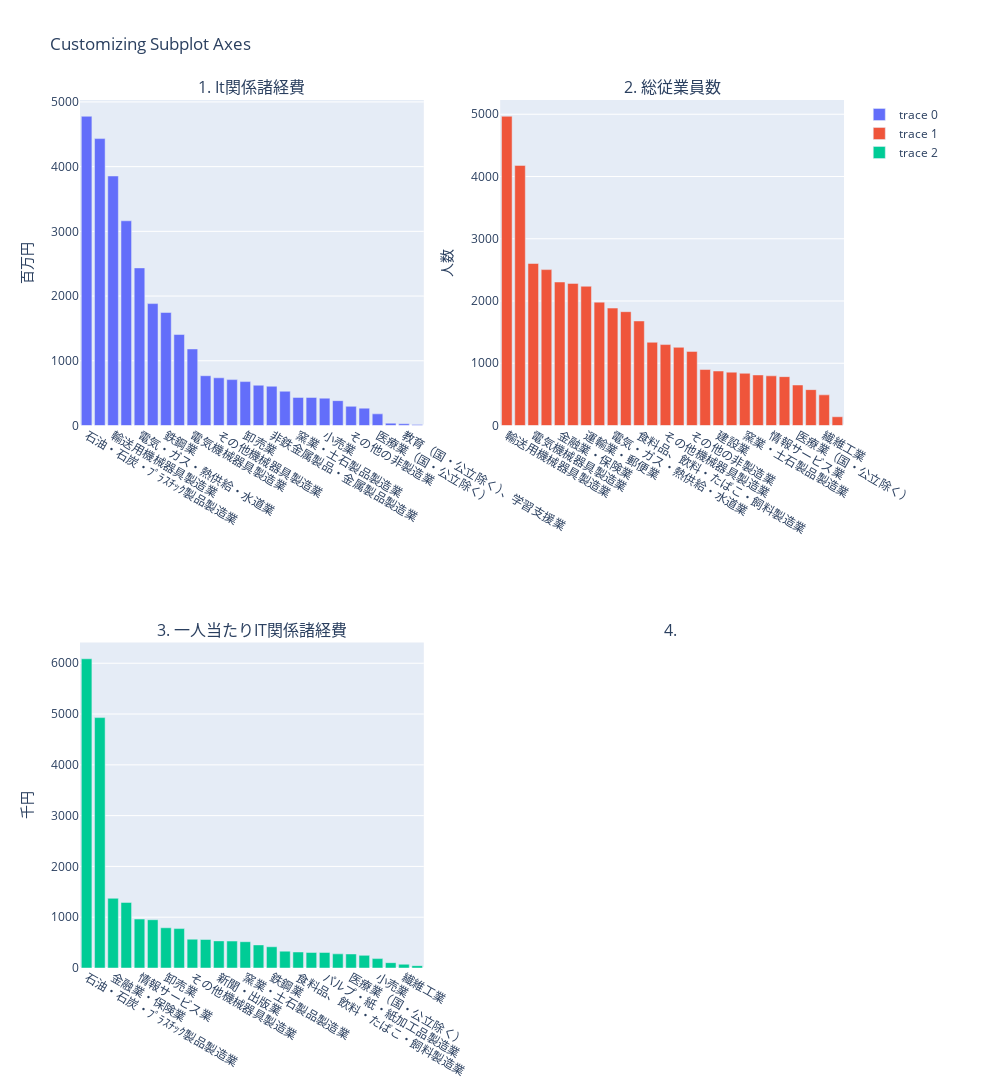

Notebook cell for this chart:
### Code cell
uriage_fig= make_subplots(rows=2, cols=2,
                          #column_widths=[0.7, 0.3],
                          subplot_titles=("1. It関係諸経費", "2. 総従業員数", "3. 一人当たりIT関係諸経費", "4. "),
                          #specs=[[{"secondary_y":True},{"secondary_y": True}],[{"secondary_y":True},{"secondary_y": True}]]
                         ) 

uriage_fig.update_layout(title_text="table1 総従業員数とIT関係諸経費", height=1100,width=1000)


#可視化必要データへ整形
df_v4_1tbl_melt_invst = df_v4_1tbl_melt[df_v4_1tbl_melt['groupe']=='IT関係諸経費合計（百万円）']
#layout_updateで1つ目のみしかソートできないので、データをソートしてしまう。
df_v4_1tbl_melt_invst = df_v4_1tbl_melt_invst.sort_values('value',ascending=False)

#可視化必要データへ整形
df_v4_1tbl_melt_employee = df_v4_1tbl_melt[df_v4_1tbl_melt['groupe']=='総従業者数（人）']
#layout_updateで1つ目のみしかソートできないので、データをソートしてしまう。
df_v4_1tbl_melt_employee = df_v4_1tbl_melt_employee.sort_values('value',ascending=False)

#可視化必要データへ整形
df_v4_1tbl_melt_invst_perone = df_v4_1tbl_melt[df_v4_1tbl_melt['groupe']=='従業者一人当たりIT関係諸経費（千円）']
#layout_updateで1つ目のみしかソートできないので、データをソートしてしまう。
df_v4_1tbl_melt_invst_perone = df_v4_1tbl_melt_invst_perone.sort_values('value',ascending=False)





# uriage_fig.add_trace(go.Bar(x = df_v4_1tbl_melt['業種別'],y=df_v4_1tbl_melt['value']),row=1, col=1)
# uriage_fig.add_trace(go.Scatter(x = df_uriage.index,y=df_uriage['総資産'],name="総資産",),row=1, col=1,secondary_y=True)
# uriage_fig.add_trace(go.Scatter(x = df_uriage.index,y=df_uriage['純資産'],name="純資産"),row=1, col=1,secondary_y=True)

#subplots 1-1
uriage_fig.add_trace(go.Bar(x = df_v4_1tbl_melt_invst['業種別'],y=df_v4_1tbl_melt_invst['value'],),row=1, col=1)

#subplots 1-2
uriage_fig.add_trace(go.Bar(x = df_v4_1tbl_melt_employee['業種別'],y=df_v4_1tbl_melt_employee['value']),row=1, col=2)

#subplots 2-1
uriage_fig.add_trace(go.Bar(x = df_v4_1tbl_melt_invst_perone['業種別'],y=df_v4_1tbl_melt_invst_perone['value']),row=2, col=1)


#subplots 2-2



#データを並び替え 1つ目のグラフのみしかソートできないので、使わない。。。
#uriage_fig.update_layout(xaxis={'categoryorder':'total descending'})

#layout
uriage_fig.update_yaxes(title="百万円",row=1, col=1)
uriage_fig.update_yaxes(title="人数", row=1, col=2)
uriage_fig.update_yaxes(title="千円",row=2, col=1)

#IT投資が大きい業種は、プラスチック製造業、映像メディア放送、輸送用機械、金融保険、エネルギーインフラ、鉄、化学あたり
#一人あたりのIT投資とすると、輸送用機械・鉄・化学は落ちる。
#仮説 輸送用機械・鉄・化学は人が多い。やはり人作業が多くIT化も進んでいなさそう。今後は、可能性はIT化を進める可能性はあるってことか？

### Figure 1 — Plotly figure (JSON) as saved in the notebook; plotly's stock layout.template omitted (floating-point values rounded to 4 significant figures)
{"data": [{"type": "bar", "x": ["石油・石炭・ﾌﾟﾗｽﾁｯｸ製品製造業", "映像・音声情報制作・放送・通信業", "輸送用機械器具製造業", "金融業・保険業", "電気・ガス・熱供給・水道業", "情報通信機械器具製造業", "鉄鋼業", "化学工業", "電気機械器具製造業", "情報サービス業", "その他機械器具製造業", "その他の製造業", "卸売業", "運輸業・郵便業", "非鉄金属製品・金属製品製造業", "食料品、飲料・たばこ・飼料製造業", "窯業・土石製品製造業", "新聞・出版業", "小売業", "パルプ・紙・紙加工品製造業", "その他の非製造業", "建設業", "医療業（国・公立除く）", "繊維工業", "教育（国・公立除く）、学習支援業", "農林漁業・同協同組合、鉱業"], "xaxis": "x", "y": [4778.0, 4433.0, 3856.0, 3163.0, 2435.0, 1884.0, 1746.0, 1406.0, 1182.0, 769.0, 737.0, 709.1, 678.5, 622.5, 606.7, 529.3, 434.1, 433.6, 422.3, 383.9, 296.2, 267.9, 179.7, 36.22, 26.5, 14.75], "yaxis": "y"}, {"type": "bar", "x": ["輸送用機械器具製造業", "鉄鋼業", "電気機械器具製造業", "化学工業", "金融業・保険業", "小売業", "運輸業・郵便業", "情報通信機械器具製造業", "電気・ガス・熱供給・水道業", "非鉄金属製品・金属製品製造業", "食料品、飲料・たばこ・飼料製造業", "その他の製造業", "その他機械器具製造業", "パルプ・紙・紙加工品製造業", "その他の非製造業", "映像・音声情報制作・放送・通信業", "建設業", "卸売業", "窯業・土石製品製造業", "新聞・出版業", "情報サービス業", "石油・石炭・ﾌﾟﾗｽﾁｯｸ製品製造業", "医療業（国・公立除く）", "教育（国・公立除く）、学習支援業", "繊維工業", "農林漁業・同協同組合、鉱業"], "xaxis": "x2", "y": [4967.0, 4178.0, 2602.0, 2504.0, 2305.0, 2283.0, 2237.0, 1982.0, 1886.0, 1828.0, 1679.0, 1337.0, 1300.0, 1256.0, 1191.0, 899.3, 875.2, 856.8, 838.8, 811.9, 797.9, 784.9, 650.7, 576.1, 492.2, 140.5], "yaxis": "y2"}, {"type": "bar", "x": ["石油・石炭・ﾌﾟﾗｽﾁｯｸ製品製造業", "映像・音声情報制作・放送・通信業", "金融業・保険業", "電気・ガス・熱供給・水道業", "情報サービス業", "情報通信機械器具製造業", "卸売業", "輸送用機械器具製造業", "その他機械器具製造業", "化学工業", "新聞・出版業", "その他の製造業", "窯業・土石製品製造業", "電気機械器具製造業", "鉄鋼業", "非鉄金属製品・金属製品製造業", "食料品、飲料・たばこ・飼料製造業", "建設業", "パルプ・紙・紙加工品製造業", "運輸業・郵便業", "医療業（国・公立除く）", "その他の非製造業", "小売業", "農林漁業・同協同組合、鉱業", "繊維工業", "教育（国・公立除く）、学習支援業"], "xaxis": "x3", "y": [6088.0, 4930.0, 1372.0, 1291.0, 963.9, 950.5, 791.9, 776.2, 566.9, 561.3, 534.0, 530.3, 517.6, 454.3, 418.0, 331.8, 315.2, 306.1, 305.7, 278.3, 276.1, 248.8, 185.0, 105.0, 73.59, 46.0], "yaxis": "y3"}], "layout": {"annotations": [{"font": {"size": 16}, "showarrow": false, "text": "1. It関係諸経費", "x": 0.225, "xanchor": "center", "xref": "paper", "y": 1, "yanchor": "bottom", "yref": "paper"}, {"font": {"size": 16}, "showarrow": false, "text": "2. 総従業員数", "x": 0.775, "xanchor": "center", "xref": "paper", "y": 1, "yanchor": "bottom", "yref": "paper"}, {"font": {"size": 16}, "showarrow": false, "text": "3. 一人当たりIT関係諸経費", "x": 0.225, "xanchor": "center", "xref": "paper", "y": 0.375, "yanchor": "bottom", "yref": "paper"}, {"font": {"size": 16}, "showarrow": false, "text": "4. ", "x": 0.775, "xanchor": "center", "xref": "paper", "y": 0.375, "yanchor": "bottom", "yref": "paper"}], "height": 1100, "title": {"text": "Customizing Subplot Axes"}, "width": 1000, "xaxis": {"anchor": "y", "domain": [0, 0.45]}, "xaxis2": {"anchor": "y2", "domain": [0.55, 1]}, "xaxis3": {"anchor": "y3", "domain": [0, 0.45]}, "xaxis4": {"anchor": "y4", "domain": [0.55, 1]}, "yaxis": {"anchor": "x", "domain": [0.625, 1], "title": {"text": "百万円"}}, "yaxis2": {"anchor": "x2", "domain": [0.625, 1], "title": {"text": "人数"}}, "yaxis3": {"anchor": "x3", "domain": [0, 0.375], "title": {"text": "千円"}}, "yaxis4": {"anchor": "x4", "domain": [0, 0.375]}}}
